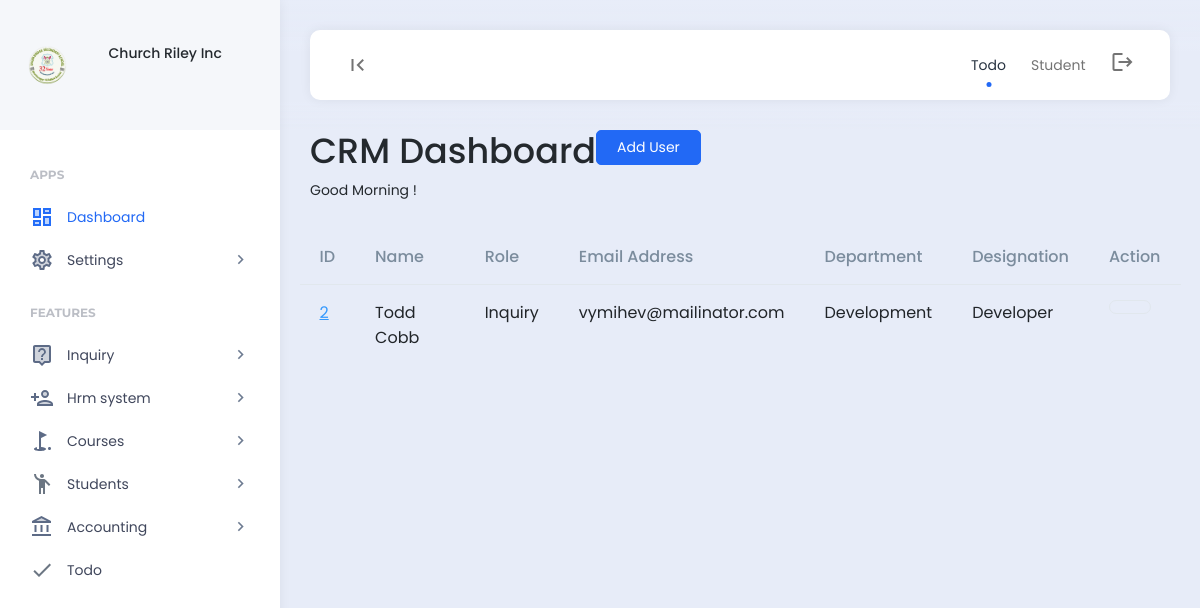
The page /company_user/ (signed in) on the database its author committed.
### features/models.py (models this page shows, shortened)
class Company(models.Model):
    company_name = models.CharField(max_length=255)
    company_address = models.CharField(max_length=255)
    company_email = models.CharField(max_length=255)
    company_contact_number = models.CharField(max_length=255)
    company_logo = models.ImageField(upload_to='company_images/')
    payment_terms = models.TextField()
    created = models.DateField(auto_now_add=True)
    class Meta:
        verbose_name_plural = "03. Company Setup"

### hrm/models.py (models this page shows, shortened)
class Employee(models.Model):
    department = models.ForeignKey(Department, on_delete=models.SET_NULL,null=True)
    designation = models.ForeignKey(Designation, on_delete=models.SET_NULL,null=True)
    user = models.OneToOneField(User, on_delete=models.CASCADE)
    permission = models.ForeignKey(Permission,on_delete=models.SET_NULL,null=True, blank=True)
    code = models.CharField(max_length=100,null=True, blank=True)
    email = models.CharField(max_length=200,null=True, blank=True)
    contact = models.CharField(max_length=200,null=True, blank=True)
    address = models.CharField(max_length=200,null=True, blank=True)
    emp_salary = models.CharField(max_length=200,null=True, blank=True)
    emp_password = models.CharField(max_length=200,null=True, blank=True)
    date_joined = models.DateTimeField(null=True, blank=True)
    date_modified = models.DateTimeField(auto_now=True)
    created = models.DateTimeField(auto_now_add=True)
    class Meta:
        verbose_name_plural = "01. Employees"

class Department(models.Model):
    department = models.CharField(max_length=255)
    def __str__(self):
        return self.department
    class Meta:
        verbose_name_plural = "05. Department"

class Designation(models.Model):
    department = models.ForeignKey(Department, on_delete=models.CASCADE)
    designation = models.CharField(max_length=255)
    def __str__(self):
        return self.designation
    class Meta:
        verbose_name_plural = "05. Designation"

### account/models.py (models this page shows, shortened)
class Permission(models.Model):
    role = models.OneToOneField(Role, on_delete=models.CASCADE)
    create_finance = models.BooleanField(default=0)
    read_finance = models.BooleanField(default=0)
    update_finance = models.BooleanField(default=0)
    delete_finance = models.BooleanField(default=0)
    manage_finance = models.BooleanField(default=0)
    manage_company = models.BooleanField(default=0)
    create_account = models.BooleanField(default=0)
    read_account = models.BooleanField(default=0)
    update_account = models.BooleanField(default=0)
    delete_account = models.BooleanField(default=0)
    manage_account = models.BooleanField(default=0)
    create_leads = models.BooleanField(default=0)
    read_leads = models.BooleanField(default=0)
    update_leads = models.BooleanField(default=0)
    delete_leads = models.BooleanField(default=0)
    manage_leads = models.BooleanField(default=0)
    manage_leads = models.BooleanField(default=0)
    create_hrm = models.BooleanField(default=0)
    read_hrm = models.BooleanField(default=0)
    update_hrm = models.BooleanField(default=0)
    delete_hrm = models.BooleanField(default=0)
    manage_hrm = models.BooleanField(default=0)
    create_course = models.BooleanField(default=0)
    read_course = models.BooleanField(default=0)
    update_course = models.BooleanField(default=0)
    delete_course = models.BooleanField(default=0)
    manage_course = models.BooleanField(default=0)
    create_student = models.BooleanField(default=0)
    read_student = models.BooleanField(default=0)
    update_student = models.BooleanField(default=0)
    delete_student = models.BooleanField(default=0)
    manage_student = models.BooleanField(default=0)
    create_inquiry = models.BooleanField(default=0)
    read_inquiry = models.BooleanField(default=0)
    update_inquiry = models.BooleanField(default=0)
    delete_inquiry = models.BooleanField(default=0)
    manage_inquiry = models.BooleanField(default=0)
    def __str__(self):
        return self.role.role
    class Meta:
        verbose_name_plural = "02. Permissions"

class Role(models.Model):
    role = models.CharField(max_length=255)
    class Meta:
        verbose_name_plural = "01. Role"

### account/views.py (the view)
# urls.py: path("company_user/", views.company_user, name="company_user"),
def company_user(request):
    if 'read_account' in custom_data_views(request):
        company_users = Employee.objects.all()
        roles = Role.objects.all()
        context = {
            'company_users':company_users,
            'roles':roles,
        }
        return render (request,'account/company_user.html',context)
    else:
        messages.info(request, "Unauthorized access.")
        return redirect('home')

### templates/account/company_user.html (shortened to what this page needs)
{% load static %}{% include 'header.html' %}
<div class="app-content">
    <div class="content-wrapper">
		<div class="hk-pg-header">
			<div class="d-flex">
				<div class="d-flex flex-wrap justify-content-between flex-1">
					<div class="mb-md-0 mb-2 me-8">
						<div class="d-flex align-items-center">
							<h1 class="pg-title">CRM Dashboard</h1>
						</div>
						<p id="greeting"></p>
					</div>
					{% if 'create_account' in permissions %}
					<div class="pg-header-action-wrap">
						<a href="{% url 'add_employee' %}"><button class="btn btn-primary" >Add User</button></a>
					</div>
					{% endif %}
				</div>
			</div>
		</div>
		<div class="invoice-body mt-3">
			<div class="row">
				<table id="datable_1" class="table nowrap w-100 mb-5">
					<thead>
						<tr>
							<th>ID</th>
							<th>Name</th>
							<th>Role</th>
							<th>Email Address</th>
							<th>Department</th>
							<th>Designation</th>
							<th>Action</th>
						</tr>
					</thead>
					<tbody>
						{% for company_users in company_users %}
						<tr>
							<td><a href="#" class="table-link-text link-high-em">{{company_users.id}}</a></td>
							<td>{{company_users.user.first_name}} {{company_users.user.last_name}}</td>
							<td>{{company_users.permission}}</td>
							<td>{{company_users.email}}</td>
							<td>{{company_users.department}}</td>
							<td>{{company_users.designation}}</td>
							<td>
                                <div class="d-flex align-items-center">
                                    <div class="d-flex">
                                        {% if 'update_hrm' in permissions %}
										<a class="btn btn-icon btn-flush-dark btn-rounded flush-soft-hover" data-bs-toggle="tooltip" data-bs-placement="top" title="" data-bs-original-title="Edit" href="{% url 'edit_employee' id=company_users.id %}"><span class="icon"><span class="feather-icon"></span></span></a>
                                        {% endif %}
                                    </div>
                                </div>
                            </td>
						</tr>
						{% endfor %}
					</tbody>
				</table>
			</div>
		</div>
	</div>
</div>
{% include 'footer.html' %}

### templates/header.html (shortened to what this page needs)
{% load static %}
<body>
    {% include 'nav_links.html' %}
    <div class="app align-content-stretch d-flex flex-wrap">
        <div class="app-sidebar">
            <div class="logo d-flex align-items-center">
                <div class="row">
                    <div class="col-2">
                        <img src="{{company.company_logo.url}}" height="40">
                    </div>
                    <div class="col-2"></div>
                    <div class="col-8">
                        <div class="sidebar-user-switcher user-activity-online">
                            <h6>{{company.company_name}}</h6>
                        </div>
                    </div>
                </div>
            </div>
            <div class="app-menu">
                <ul class="accordion-menu">
                    <li class="sidebar-title">
                        Apps
                    </li>
                    <li class="active-page">
                        <a href="{% url 'home' %}" class="active"><i class="material-icons-two-tone">dashboard</i>Dashboard</a>
                    </li>
                    <li>
                        <a href=""><i class="material-icons-two-tone">settings</i>Settings<i class="material-icons has-sub-menu">keyboard_arrow_right</i></a>
                    </li>
                    <li class="sidebar-title">
                        Features
                    </li>
                    <li>
                        <a href=""><i class="material-icons-two-tone">live_help</i>Inquiry<i class="material-icons has-sub-menu">keyboard_arrow_right</i></a>
                    </li>
                    <li>
                        <a href=""><i class="material-icons-two-tone">person_add</i>Hrm system<i class="material-icons has-sub-menu">keyboard_arrow_right</i></a>
                    </li>
                    <li>
                        <a href=""><i class="material-icons-two-tone">golf_course</i>Courses<i class="material-icons has-sub-menu">keyboard_arrow_right</i></a>
                    </li>
                    <li>
                        <a href="#"><i class="material-icons-two-tone">emoji_people</i>Students<i class="material-icons has-sub-menu">keyboard_arrow_right</i></a>
                    </li>
                    <li>
                        <a href="#"><i class="material-icons-two-tone">account_balance</i>Accounting<i class="material-icons has-sub-menu">keyboard_arrow_right</i></a>
                    </li>
                    <li>
                        <a href="{% url 'todo' %}"><i class="material-icons-two-tone">done</i>Todo</a>
                    </li>
                </ul>
            </div>
        </div>
        <div class="app-container">
            <div class="app-header">
                <nav class="navbar navbar-light navbar-expand">
                    <div class="container-fluid">
                        <div class="navbar-nav" id="navbarNav">
                            <ul class="navbar-nav">
                                <li class="nav-item">
                                    <a class="nav-link hide-sidebar-toggle-button" href="#"><i class="material-icons">first_page</i></a>
                                </li>
                            </ul>
                        </div>
                        <div class="d-flex">
                            <ul class="navbar-nav">
                                <li class="nav-item hidden-on-mobile">
                                    <a class="nav-link active" href="{% url 'todo' %}">Todo</a>
                                </li>
                                <li class="nav-item hidden-on-mobile">
                                    <a class="nav-link" href="{% url 'student' %}">Student</a>
                                </li>
                                <li class="nav-item">
                                    <a class="nav-link" href="{% url 'logout' %}"><i class="material-icons">logout</i></a>
                                </li>
                            </ul>
                        </div>
                    </div>
                </nav>
            </div>

### rows shown on the page
Company: company_logo (picture), company_name "Church Riley Inc"
Employee: id "2", user.first_name "Todd", user.last_name "Cobb", permission "Inquiry", email "vymihev@mailinator.com", department "Development", designation "Developer"
